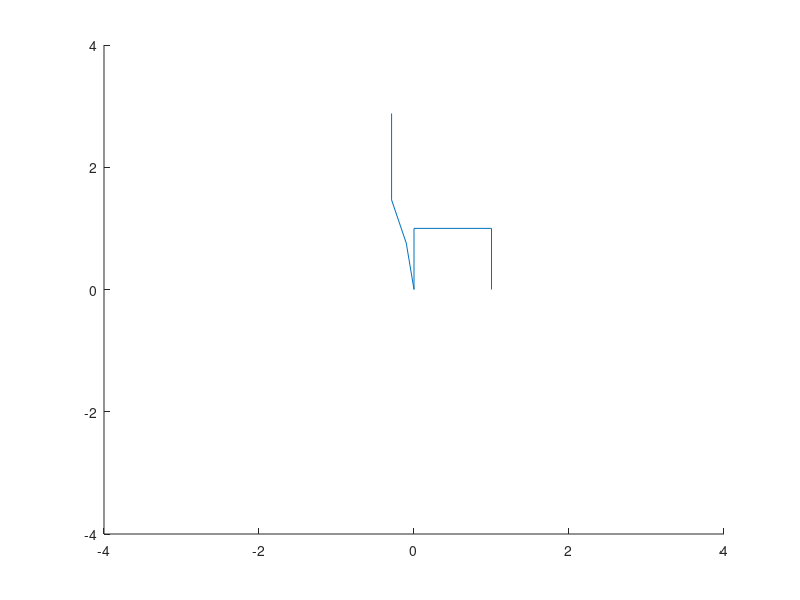

Here is the MATLAB script that generated this plot:
% Initial points of the 3 arms
x = [0 0 1 1];
y = [0 1 1 0];

% Draw lines in initial positions
for i = 1 : 3
    line([x(i), x(i + 1)], [y(i), y(i + 1)]);
    axis([-4 4 -4 4]);
end

% I am assuming the reference frames' x axes along the length of
% the links for each link.
% theta = angle from old x to new x along old z axis
% but z axis is same due to planar nature of arm.

theta1 = pi / 6;
theta2 = pi / 4;
theta3 = pi / 3;

% transformation matrices
T1 = [cos(theta1) -sin(theta1) 0 0;
    sin(theta1) cos(theta1) 0 0;
    0 0 1 0;
    0 0 0 1];
T2 = [cos(theta2) -sin(theta2) 0 1;
    sin(theta2) cos(theta2) 0 0;
    0 0 1 0;
    0 0 0 1];
T3 = [cos(theta3) -sin(theta3) 0 1;
    sin(theta3) cos(theta3) 0 0;
    0 0 1 0;
    0 0 0 1];
T4 = [1 0 0 1;
    0 1 0 0;
    0 0 1 0;
    0 0 0 1];
% R = [x(2) y(2) 0] * T;
R1 = T1 * [x(1); y(1); 0; 1]; 
x(1) = R1(1);
y(1) = R1(2);
% axis([-4 4 -4 4]);
R2 = T1 * T2 * [x(2); y(2); 0; 1];
x(2) = R2(1);
y(2) = R2(2);


R3 = T1 * T2 * T3 * [x(3); y(3); 0; 1];
x(3) = R3(1);
y(3) = R3(2);
R4 = T1 * T2 * T3 * T4 * [x(4); y(4); 0; 1];
x(4) = R4(1);
y(4) = R4(2);
length = (x(2) - x(3)) .^ 2 + (y(2) - y(3)) .^ 2;
line([x(1), x(2)], [y(1), y(2)]);
line([x(2), x(3)], [y(2), y(3)]);
line([x(3), x(4)], [y(3), y(4)]);
disp(length);
